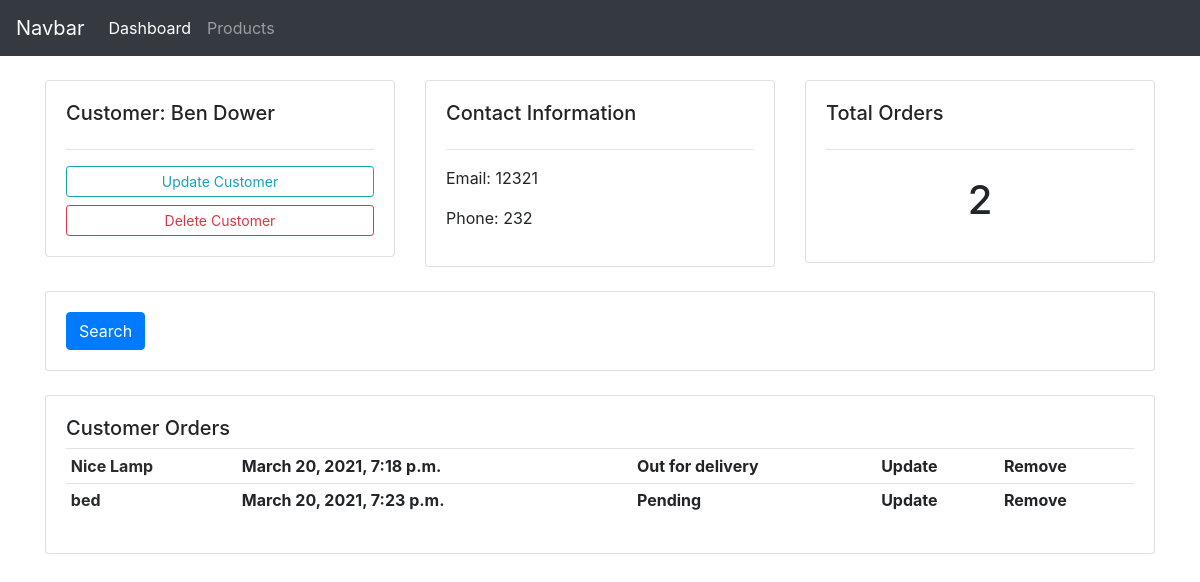
/dashboard/customer2, run on the app's committed database.
### store/models.py (models this page shows, shortened)
class Customer(models.Model):
    name = models.CharField(max_length=200, null=True)
    phone = models.CharField(max_length=200, null=True)
    email = models.CharField(max_length=200, null=True)
    date_created = models.DateTimeField(auto_now_add=True)
    address = models.ForeignKey(Address, on_delete=Address)

class Order(models.Model):
    STATUS = (
        ('Pending', 'Pending'),
        ('Out for delivery', 'Out for delivery'),
        ('Delivered', 'Delivered')
    )
    order_customer = models.ForeignKey(Customer, on_delete=models.SET_NULL, null=True)
    name = models.CharField(max_length=300)
    address = models.CharField(max_length=300)
    order_item = models.ForeignKey(Product, on_delete=models.SET_NULL, null=True)
    date_created = models.DateTimeField(auto_now_add=True)
    status = models.CharField(max_length=200, null=True, choices=STATUS, default='Pending')

class Product(models.Model):
    title = models.CharField(max_length=200)
    price = models.DecimalField(max_digits=30, decimal_places=2)
    picture = models.CharField(max_length=300)
    category = models.CharField(max_length=200)
    sub_category = models.CharField(max_length=200)
    inventory_amount = models.IntegerField(default=10)

### accounts/views.py (the view)
# urls.py: path(r'customer<str:pk>', views.customer, name='customer'),
def customer(request, pk):
    customer = get_object_or_404(Customer, pk=pk)
    orders = customer.order_set.all()
    order_count = orders.count()
    context = {'customer': customer, 'orders': orders, 'order_count': order_count}
    return render(request, 'accounts/customer.html', context)

### accounts/templates/accounts/customer.html
{% extends 'accounts/main.html' %}
{% block content %}
<div class="container">
    <br>
    <div class="row">
        <div class="col-md">
            <div class="card card-body">
                <h5>Customer: {{ customer.name }}</h5>
                <hr>
                <a class="btn btn-outline-info  btn-sm btn-block" href="">Update Customer</a>
                <a class="btn btn-outline-danger  btn-sm btn-block" href="">Delete Customer</a>
            </div>
        </div>
        <div class="col-md">
            <div class="card card-body">
                <h5>Contact Information</h5>
                <hr>
                <p>Email: {{ customer.email }}</p>
                <p>Phone: {{ customer.phone }}</p>
            </div>
        </div>
        <div class="col-md">
            <div class="card card-body">
                <h5>Total Orders</h5>
                <hr>
                <h1 style="text-align: center;padding: 10px">{{order_count}}</h1>
            </div>
        </div>
    </div>
    <br>
    <div class="row">
        <div class="col">
            <div class="card card-body">
                <form method="get">
                <button class="btn btn-primary" type="submit">Search</button>
              </form>
            </div>
        </div>
    </div>
    <br>
    <div class="row">
        <div class="col-md">
            <div class="card card-body">
                <table class="table table-sm">
                    <h5>Customer Orders</h5>
                    {% for order in orders %}
                    <tr>
                        <th><a href="/store/item{{order.order_item.id}}">{{order.order_item.title}}</a></th>
                        <th>{{order.date_created}}</th>
                        <th>{{order.status}}</th>
                        <th>Update</th>
                        <th>Remove</th>
                    </tr>
                                            {% endfor %}
                </table>
            </div>
        </div>
    </div>
</div>
{% endblock %}

### futniture_store/static/css/dashboard.css (style rules this page uses)
:root { --mainYellow: #fdbe02; --mainWhite: #fff; --mainBlack: #282c2e; --mainGrey: #9b9999; --TransGrey: rgba(0, 0, 0, 0.1); --SecondGrey: #6a666a; --MainOrange: rgba(253, 124, 77); }
a { color: var(--mainBlack); }

### data on the page
Customer: name "Ben Dower", email "12321", phone "232"
Order: order_item "Nice Lamp", date_created "March 20, 2021, 7:18 p.m.", status "Out for delivery"
Order: order_item "bed", date_created "March 20, 2021, 7:23 p.m.", status "Pending"

### other printed values
{{ order_count }} "2"
